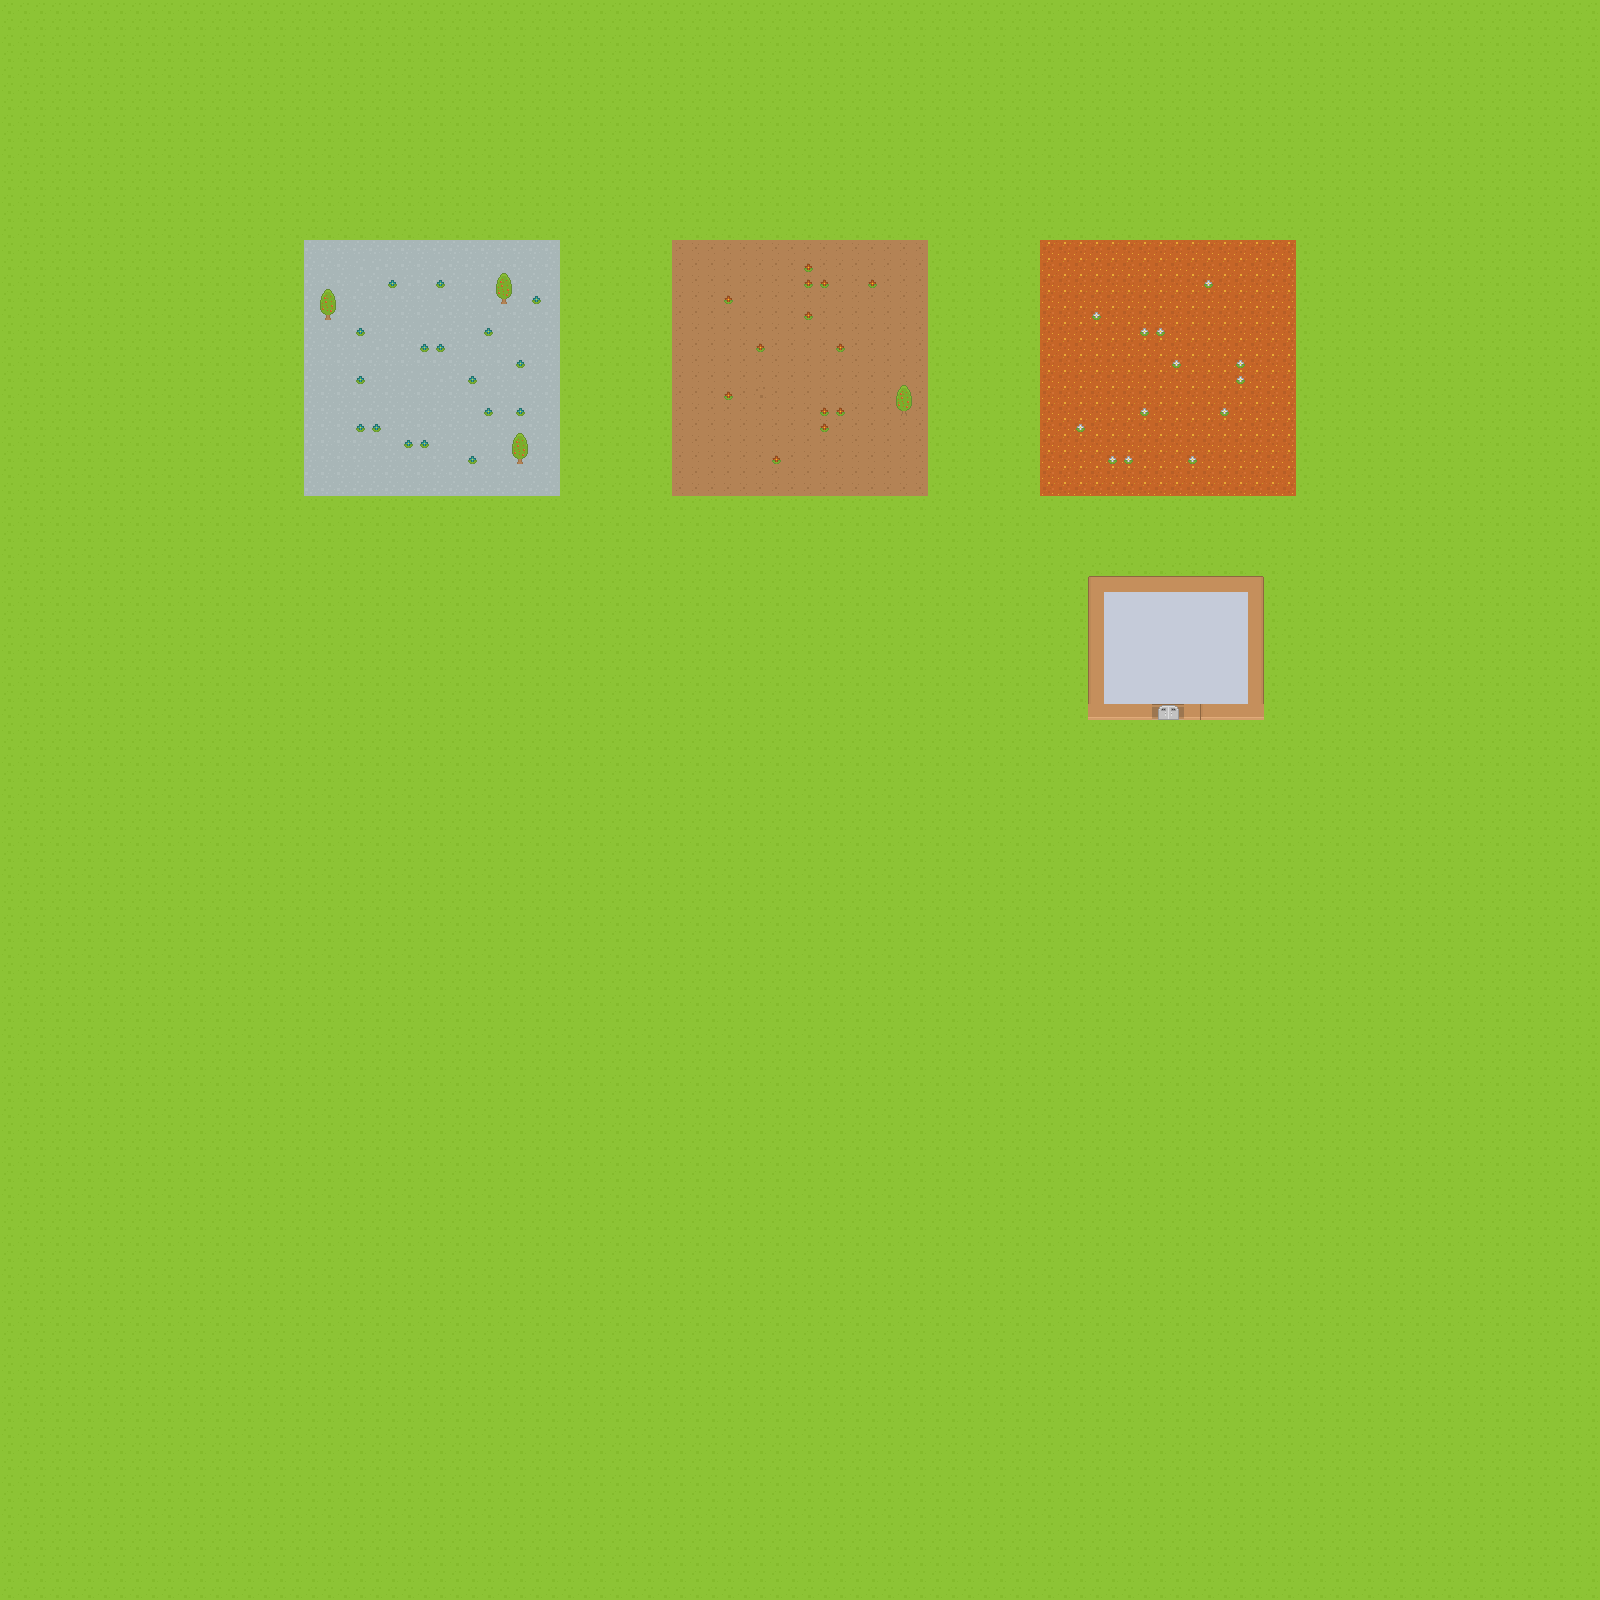

A 2D game scene composited from a Tiled map and its tileset images. What follows is a short description and the map's XML, with each tile layer's data collapsed to a summary:
An orthogonal 100x100 tile map with 16x16 px tiles, 3 tile layers (Background1, SubBackground2, BlocksColliders3).

<map version="1.2" tiledversion="1.2.1" orientation="orthogonal" renderorder="right-down" width="100" height="100" tilewidth="16" tileheight="16" infinite="0" nextlayerid="5" nextobjectid="1">
 <tileset firstgid="1" source="roguelikeSheet_magenta.tsx" />
 <layer id="1" name="Background1" width="100" height="100">
  <data>[10000 cells, 10000 non-empty, 8 distinct tile ids]</data>
 </layer>
 <objectgroup id="4" name="Object Layer 1" />
 <layer id="2" name="SubBackground2" width="100" height="100">
  <data>[10000 cells, 44 non-empty, 4 distinct tile ids]</data>
 </layer>
 <layer id="3" name="BlocksColliders3" width="100" height="100">
  <data>[10000 cells, 44 non-empty, 11 distinct tile ids]</data>
 </layer>
</map>
